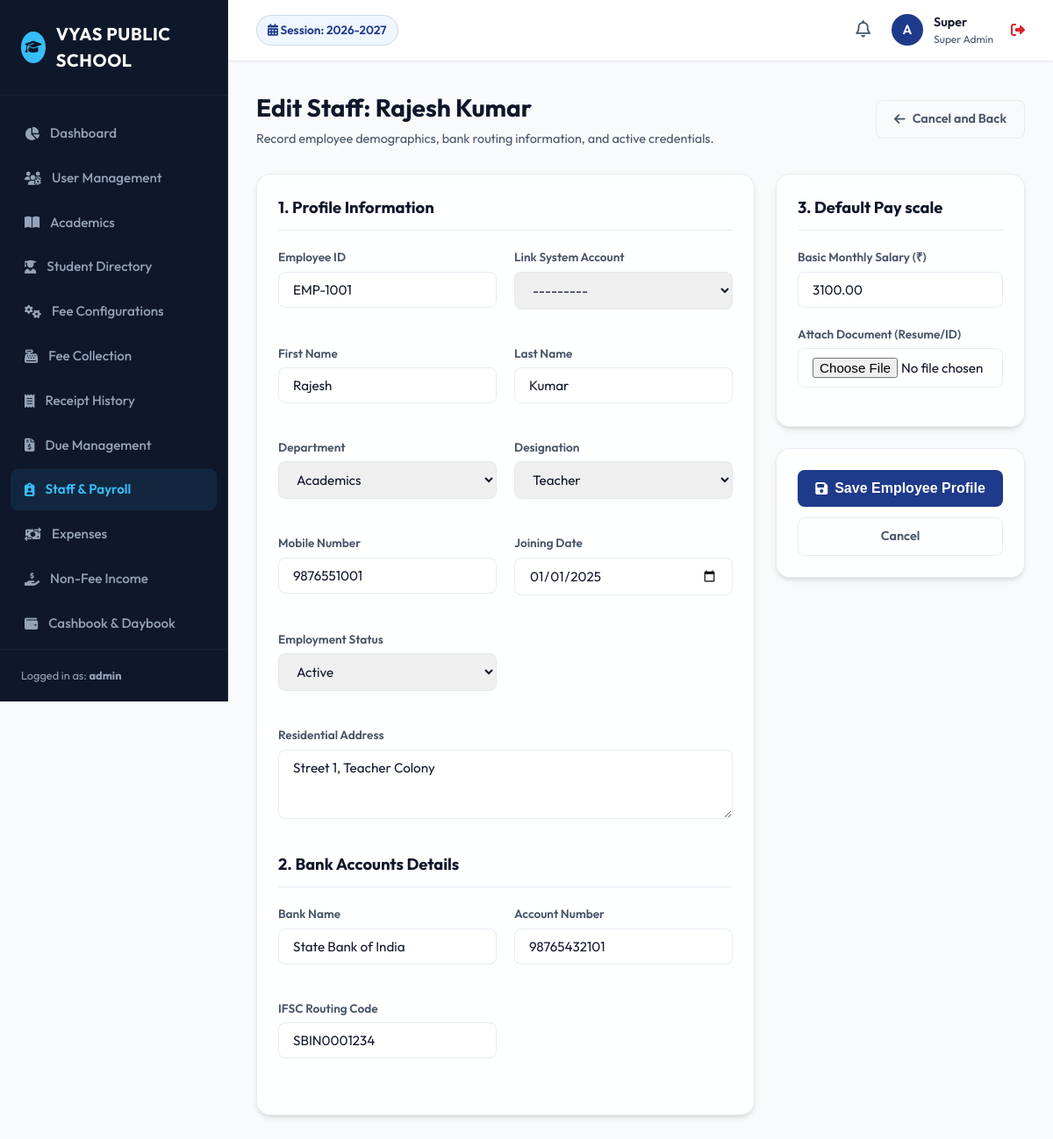
The page /staff/1/update/ (signed in) on the database its author committed.
### users/models.py (models this page shows, shortened)
class User(AbstractUser, SoftDeleteModel):
    SUPER_ADMIN = 'SUPER_ADMIN'
    SCHOOL_ADMIN = 'SCHOOL_ADMIN'
    ACCOUNTANT = 'ACCOUNTANT'
    PRINCIPAL = 'PRINCIPAL'
    TEACHER = 'TEACHER'
    RECEPTIONIST = 'RECEPTIONIST'
    ROLE_CHOICES = [
        (SUPER_ADMIN, 'Super Admin'),
        (SCHOOL_ADMIN, 'School Admin'),
        (ACCOUNTANT, 'Accountant'),
        (PRINCIPAL, 'Principal'),
        (TEACHER, 'Teacher'),
        (RECEPTIONIST, 'Receptionist'),
    ]
    role = models.CharField(max_length=20, choices=ROLE_CHOICES, default=SCHOOL_ADMIN)
    mobile = models.CharField(max_length=15, blank=True, null=True)
    objects = SoftDeleteUserManager()
    def is_school_admin(self):
        return self.role in [self.SUPER_ADMIN, self.SCHOOL_ADMIN]
    def is_accountant(self):
        return self.role in [self.SUPER_ADMIN, self.ACCOUNTANT]
    def __str__(self):
        return f"{self.username} ({self.get_role_display()})"

### academics/models.py (models this page shows, shortened)
class AcademicSession(SoftDeleteModel):
    name = models.CharField(max_length=20, unique=True, help_text="e.g. 2026-2027")
    start_date = models.DateField()
    end_date = models.DateField()
    is_active = models.BooleanField(default=False)
    class Meta:
        ordering = ['-start_date']

### staff/models.py (models this page shows, shortened)
class Staff(SoftDeleteModel):
    DEPARTMENT_CHOICES = [
        ('ACADEMICS', 'Academics'),
        ('ADMINISTRATION', 'Administration'),
        ('ACCOUNTS', 'Accounts'),
        ('SUPPORT', 'Support Staff'),
    ]
    DESIGNATION_CHOICES = [
        ('TEACHER', 'Teacher'),
        ('ACCOUNTANT', 'Accountant'),
        ('CLERK', 'Clerk'),
        ('PRINCIPAL', 'Principal'),
        ('DRIVER', 'Driver'),
        ('PEON', 'Peon'),
    ]
    STATUS_CHOICES = [
        ('ACTIVE', 'Active'),
        ('RESIGNED', 'Resigned'),
        ('TERMINATED', 'Terminated'),
    ]
    employee_id = models.CharField(max_length=50, unique=True, db_index=True)
    user = models.OneToOneField(settings.AUTH_USER_MODEL, on_delete=models.SET_NULL, null=True, blank=True, related_name='staff_profile')
    first_name = models.CharField(max_length=100)
    last_name = models.CharField(max_length=100)
    department = models.CharField(max_length=30, choices=DEPARTMENT_CHOICES)
    designation = models.CharField(max_length=30, choices=DESIGNATION_CHOICES)
    mobile = models.CharField(max_length=15)
    address = models.TextField()
    joining_date = models.DateField()
    status = models.CharField(max_length=20, choices=STATUS_CHOICES, default='ACTIVE')
    bank_name = models.CharField(max_length=100, blank=True, null=True)
    bank_account_number = models.CharField(max_length=50, blank=True, null=True)
    ifsc_code = models.CharField(max_length=20, blank=True, null=True)
    base_salary = models.DecimalField(max_digits=10, decimal_places=2, default=0.00)
    document_file = models.FileField(upload_to='staff_docs/', blank=True, null=True)
    class Meta:
        ordering = ['employee_id']
    @property
    def full_name(self):
        return f"{self.first_name} {self.last_name}"

### staff/views.py (the view)
# urls.py: path('staff/<int:pk>/update/', views.staff_update, name='staff_update'),
@login_required
@admin_only
def staff_update(request, pk):
    staff = get_object_or_404(Staff, pk=pk, is_deleted=False)
    if request.method == 'POST':
        form = StaffForm(request.POST, request.FILES, instance=staff)
        if form.is_valid():
            with transaction.atomic():
                form.save()
                if hasattr(staff, 'salary_structure'):
                    struct = staff.salary_structure
                    struct.basic_salary = staff.base_salary
                    struct.save()
            log_activity(request.user, "UPDATE_STAFF", {"name": staff.full_name}, request)
            messages.success(request, f"Employee {staff.full_name} details updated.")
            return redirect('staff_profile', pk=staff.pk)
    else:
        form = StaffForm(instance=staff)
    return render(request, 'staff/staff_form.html', {'form': form, 'title': f"Edit Staff: {staff.full_name}"})

### templates/staff/staff_form.html (shortened to what this page needs)
{% extends 'base.html' %}
{% block content %}
<div class="page-header">
    <div class="page-title">
        <h1>{{ title }}</h1>
        <p>Record employee demographics, bank routing information, and active credentials.</p>
    </div>
    <a href="javascript:history.back()" class="btn btn-outline">
        <i class="fa-solid fa-arrow-left"></i> Cancel and Back
    </a>
</div>
<form method="POST" enctype="multipart/form-data">
    <div style="display: grid; grid-template-columns: 2fr 1fr; gap: 24px;">
        <div class="glass-panel">
            <div class="panel-header">
                <h2>1. Profile Information</h2>
            </div>
            <div class="form-grid" style="margin-bottom: 20px;">
                <div class="form-group">
                    <label for="{{ form.employee_id.id_for_label }}">Employee ID</label>
                    {{ form.employee_id }}
                </div>
                <div class="form-group">
                    <label for="{{ form.user.id_for_label }}">Link System Account</label>
                    {{ form.user }}
                </div>
            </div>
            <div class="form-grid" style="margin-bottom: 20px;">
                <div class="form-group">
                    <label for="{{ form.first_name.id_for_label }}">First Name</label>
                    {{ form.first_name }}
                </div>
                <div class="form-group">
                    <label for="{{ form.last_name.id_for_label }}">Last Name</label>
                    {{ form.last_name }}
                </div>
            </div>
            <div class="form-grid" style="margin-bottom: 20px;">
                <div class="form-group">
                    <label for="{{ form.department.id_for_label }}">Department</label>
                    {{ form.department }}
                </div>
                <div class="form-group">
                    <label for="{{ form.designation.id_for_label }}">Designation</label>
                    {{ form.designation }}
                </div>
            </div>
            <div class="form-grid" style="margin-bottom: 20px;">
                <div class="form-group">
                    <label for="{{ form.mobile.id_for_label }}">Mobile Number</label>
                    {{ form.mobile }}
                </div>
                <div class="form-group">
                    <label for="{{ form.joining_date.id_for_label }}">Joining Date</label>
                    {{ form.joining_date }}
                </div>
                <div class="form-group">
                    <label for="{{ form.status.id_for_label }}">Employment Status</label>
                    {{ form.status }}
                </div>
            </div>
            <div class="form-group">
                <label for="{{ form.address.id_for_label }}">Residential Address</label>
                {{ form.address }}
            </div>
            <div class="panel-header" style="margin-top: 32px;">
                <h2>2. Bank Accounts Details</h2>
            </div>
            <div class="form-grid" style="margin-bottom: 20px;">
                <div class="form-group">
                    <label for="{{ form.bank_name.id_for_label }}">Bank Name</label>
                    {{ form.bank_name }}
                </div>
                <div class="form-group">
                    <label for="{{ form.bank_account_number.id_for_label }}">Account Number</label>
                    {{ form.bank_account_number }}
                </div>
                <div class="form-group">
                    <label for="{{ form.ifsc_code.id_for_label }}">IFSC Routing Code</label>
                    {{ form.ifsc_code }}
                </div>
            </div>
        </div>
        <div>
            <div class="glass-panel">
                <div class="panel-header">
                    <h2>3. Default Pay scale</h2>
                </div>
                <div class="form-group">
                    <label for="{{ form.base_salary.id_for_label }}">Basic Monthly Salary (₹)</label>
                    {{ form.base_salary }}
                </div>
                <div class="form-group">
                    <label for="{{ form.document_file.id_for_label }}">Attach Document (Resume/ID)</label>
                    {{ form.document_file }}
                </div>
            </div>
            <div class="glass-panel" style="text-align: center;">
                <button type="submit" class="btn btn-primary" style="width: 100%; justify-content: center; padding: 12px; font-size: 1rem;">
                    <i class="fa-solid fa-save"></i> Save Employee Profile
                </button>
                <a href="javascript:history.back()" class="btn btn-outline" style="width: 100%; justify-content: center; margin-top: 12px;">Cancel</a>
            </div>
        </div>
    </div>
</form>
{% endblock %}

### templates/base.html (shortened to what this page needs)
{% load static %}
<!DOCTYPE html>
<html lang="en">
<head>
    <link rel="stylesheet" href="https://cdnjs.cloudflare.com/ajax/libs/font-awesome/6.4.0/css/all.min.css">
    <link rel="stylesheet" href="{% static 'css/styles.css' %}">
</head>
<body>
    <div class="app-container">
        <aside class="sidebar">
            <div class="sidebar-header">
                <div class="user-avatar" style="background-color: var(--sidebar-active); color: var(--sidebar-bg);">
                    <i class="fa-solid fa-graduation-cap"></i>
                </div>
                <div class="sidebar-logo">VYAS PUBLIC SCHOOL</div>
            </div>
            <ul class="sidebar-menu">
                <li class="menu-item {% if request.resolver_match.url_name == 'dashboard' %}active{% endif %}">
                    <a href="{% url 'dashboard' %}">
                        <i class="fa-solid fa-chart-pie"></i>
                        <span>Dashboard</span>
                    </a>
                </li>
                {% if request.user.is_school_admin %}
                <li class="menu-item {% if 'user' in request.path %}active{% endif %}">
                    <a href="{% url 'user_list' %}">
                        <i class="fa-solid fa-users-gear"></i>
                        <span>User Management</span>
                    </a>
                </li>
                {% endif %}
                {% if request.user.role == 'SUPER_ADMIN' or request.user.role == 'SCHOOL_ADMIN' or request.user.role == 'PRINCIPAL' or request.user.role == 'TEACHER' %}
                <li class="menu-item {% if 'academics' in request.path %}active{% endif %}">
                    <a href="{% url 'class_list' %}">
                        <i class="fa-solid fa-book-open"></i>
                        <span>Academics</span>
                    </a>
                </li>
                {% endif %}
                <li class="menu-item {% if 'students' in request.path %}active{% endif %}">
                    <a href="{% url 'student_list' %}">
                        <i class="fa-solid fa-user-graduate"></i>
                        <span>Student Directory</span>
                    </a>
                </li>
                {% if request.user.is_accountant or request.user.is_school_admin %}
                <li class="menu-item {% if 'fees' in request.path and 'collect' not in request.path and 'receipts' not in request.path and 'dues' not in request.path %}active{% endif %}">
                    <a href="{% url 'fee_type_list' %}">
                        <i class="fa-solid fa-gears"></i>
                        <span>Fee Configurations</span>
                    </a>
                </li>
                <li class="menu-item {% if 'fees/collect' in request.path %}active{% endif %}">
                    <a href="{% url 'fee_collection_dashboard' %}">
                        <i class="fa-solid fa-cash-register"></i>
                        <span>Fee Collection</span>
                    </a>
                </li>
                <li class="menu-item {% if 'fees/receipts' in request.path %}active{% endif %}">
                    <a href="{% url 'receipt_history' %}">
                        <i class="fa-solid fa-receipt"></i>
                        <span>Receipt History</span>
                    </a>
                </li>
                <li class="menu-item {% if 'fees/dues' in request.path %}active{% endif %}">
                    <a href="{% url 'due_report' %}">
                        <i class="fa-solid fa-file-invoice-dollar"></i>
                        <span>Due Management</span>
                    </a>
                </li>
                {% endif %}
                {% if request.user.role == 'SUPER_ADMIN' or request.user.role == 'SCHOOL_ADMIN' or request.user.role == 'PRINCIPAL' or request.user.is_accountant %}
                <li class="menu-item {% if 'staff' in request.path or 'salar' in request.path %}active{% endif %}">
                    <a href="{% url 'staff_list' %}">
                        <i class="fa-solid fa-clipboard-user"></i>
                        <span>Staff & Payroll</span>
                    </a>
                </li>
                {% endif %}
                {% if request.user.is_accountant or request.user.is_school_admin %}
                <li class="menu-item {% if 'finance/expense' in request.path %}active{% endif %}">
                    <a href="{% url 'expense_list' %}">
                        <i class="fa-solid fa-money-bill-transfer"></i>
                        <span>Expenses</span>
                    </a>
                </li>
                <li class="menu-item {% if 'finance/income' in request.path %}active{% endif %}">
                    <a href="{% url 'income_list' %}">
                        <i class="fa-solid fa-hand-holding-dollar"></i>
                        <span>Non-Fee Income</span>
                    </a>
                </li>
                <li class="menu-item {% if 'daybook' in request.path or 'cashbook' in request.path %}active{% endif %}">
                    <a href="{% url 'daybook' %}">
                        <i class="fa-solid fa-wallet"></i>
                        <span>Cashbook & Daybook</span>
                    </a>
                </li>
                {% endif %}
                <li class="menu-item {% if 'reports' in request.path %}active{% endif %}">
                    <a href="{% url 'reports_dashboard' %}">
                    </a>
                </li>
            </ul>
            <div class="sidebar-footer">
                Logged in as: <strong>{{ request.user.username }}</strong>
            </div>
        </aside>
        <main class="main-wrapper">
            <header class="main-header">
                <div class="header-left">
                    <div class="session-indicator">
                        <i class="fa-solid fa-calendar-days"></i>
                        Session: {{ ACTIVE_SESSION.name|default:"None Configured" }}
                    </div>
                </div>
                <div class="header-right">
                    <div class="notification-bell">
                        <i class="fa-regular fa-bell" style="font-size: 1.2rem; cursor: pointer; color: var(--text-secondary);"></i>
                    </div>
                    <div class="user-profile" onclick="location.href='{% url 'logout' %}'" title="Click to Logout">
                        <div class="user-avatar">
                            {{ request.user.username|slice:":1"|upper }}
                        </div>
                        <div class="user-info">
                            <div class="user-name">{{ request.user.first_name|default:request.user.username }}</div>
                            <div class="user-role">{{ request.user.get_role_display }}</div>
                        </div>
                        <i class="fa-solid fa-right-from-bracket" style="color: var(--danger); margin-left: 8px;"></i>
                    </div>
                </div>
            </header>
            <div class="content-body">
                {% block content %}{% endblock %}
            </div>
        </main>
    </div>
</body>
</html>

### rows shown on the page
User: user.username "admin", user.username "A", user.first_name "Super", user.role "Super Admin"
AcademicSession: name "2026-2027"
Staff: employee_id "EMP-1001", user "---------", first_name "Rajesh", last_name "Kumar", department "Academics", designation "Teacher", mobile "9876551001", joining_date "01/01/2025", status "Active", address "Street 1, Teacher Colony", bank_name "State Bank of India", bank_account_number "98765432101", ifsc_code "SBIN0001234", base_salary "3100.00"

### other values the page prints
{{ title }} "Edit Staff: Rajesh Kumar"
